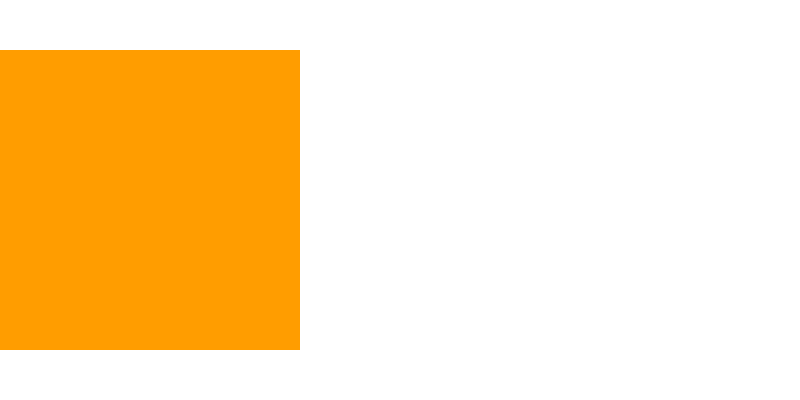
Frame 1 (no input)
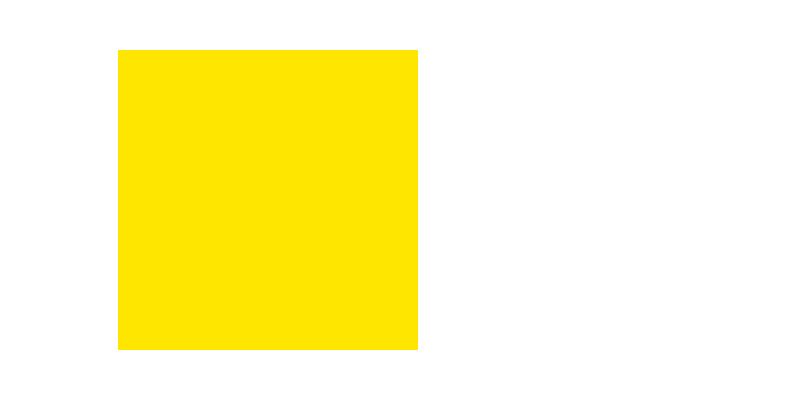
Frame 60 (the mouse pressed at the canvas centre just before this capture)
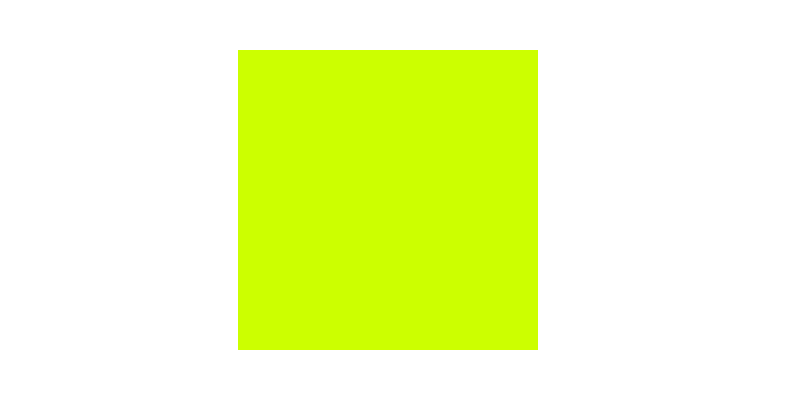
Frame 120 (the mouse held since frame 60 and released just before this capture)

The Processing sketch that drew these frames (run headless with seeded random() and noise(); from frame 60 on, the mouse is pressed at the canvas centre):

// Processing sketch: map_colorMode
// ── map_colorMode.pde
int x = 0;
int dir = 1;

void setup() {
  size(800, 400);
  fill(255);
  noStroke();
  
  //modo de color que viene por defecto en processing
  //colorMode(RGB, 255, 255, 255); 
  
  //declaramos que se utilice el modo de color HSB tono-saturación-brillo
  //colorMode(HSB, rango H (0-360), rango S (0-100), rango B (0-100));
  colorMode(HSB, 360, 100, 100);
}

void draw() {
  background(255, 0, 100);

  //creamos una nueva variable para el tono de nuestra elipse
  // el tono mapea el rango de x a un nuevo rango entre 37 y 154
  // tono va de naranja (37) a verde (154)
  float tono = map(x, 0, width, 37, 154);
  
  //utilizamos la nueva variable para definir el tono de nuestro fill
  fill(tono, 100, 100); 
  rect(x, 50, 300, 300);
  
  x += 2 * dir; //cambio de posición

  //cambio de dirección
  if (x > width || x < 0) {
    dir = -dir;
  }
}
